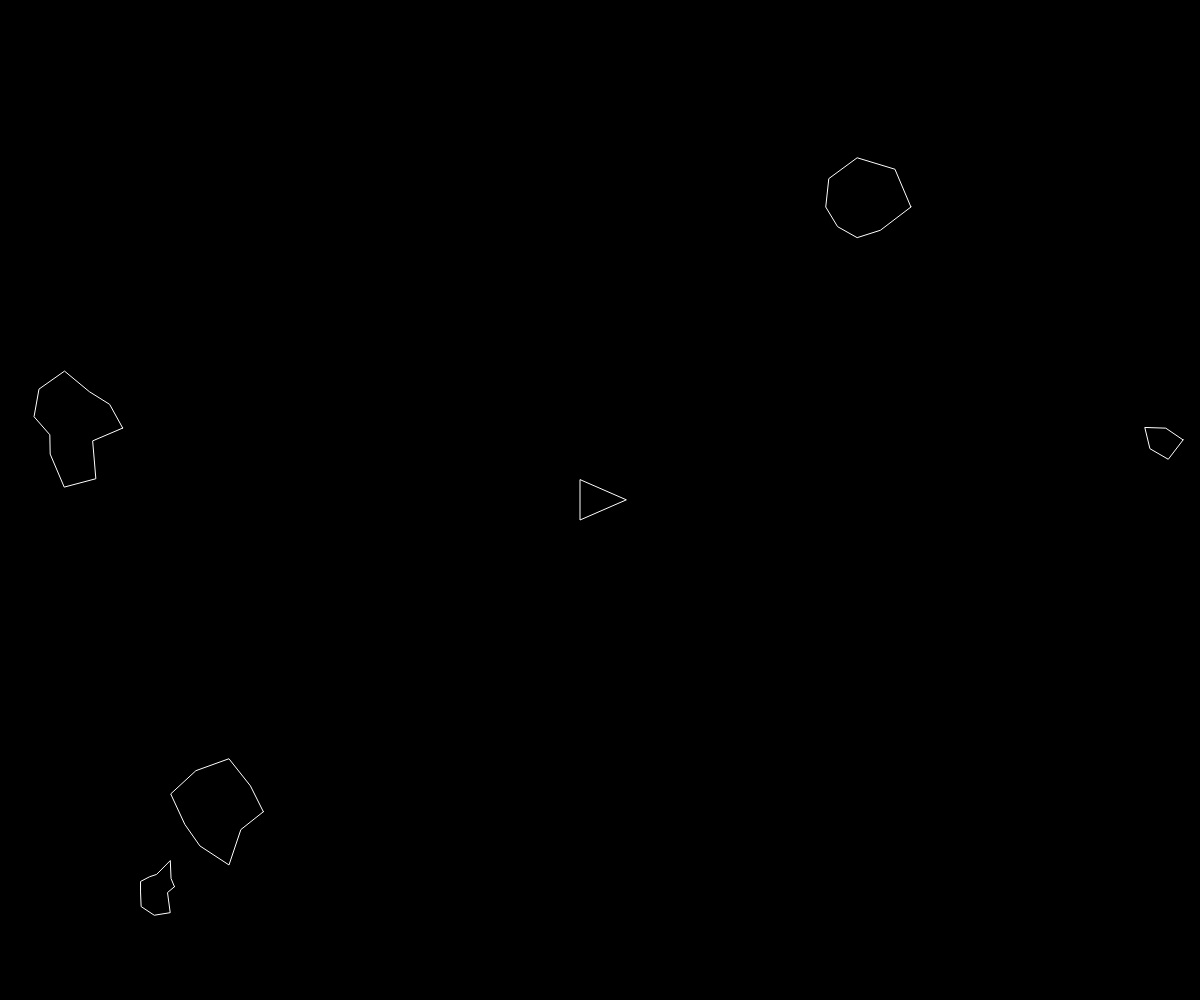
Frame 1 (no input)
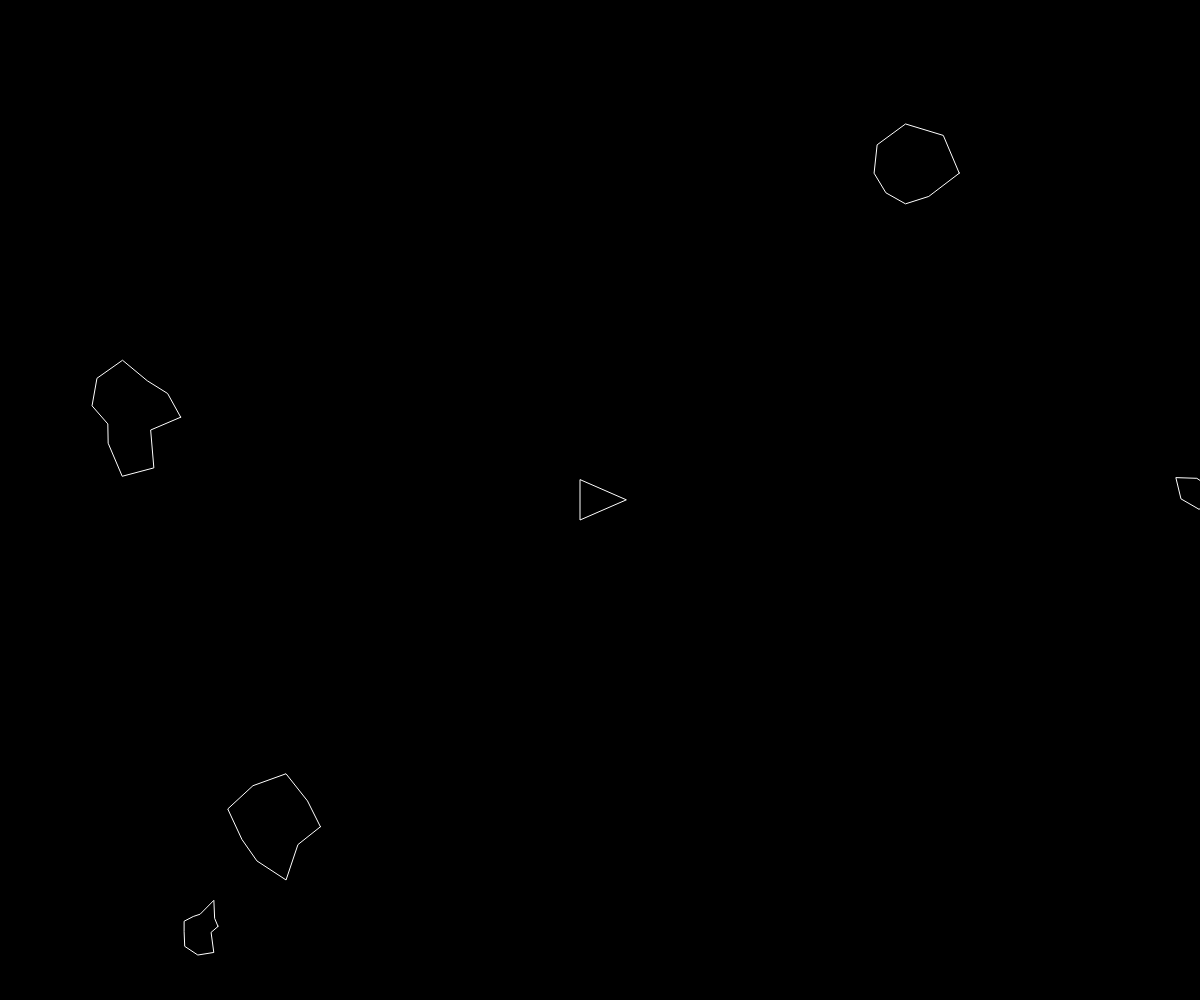
Frame 60 (no input)
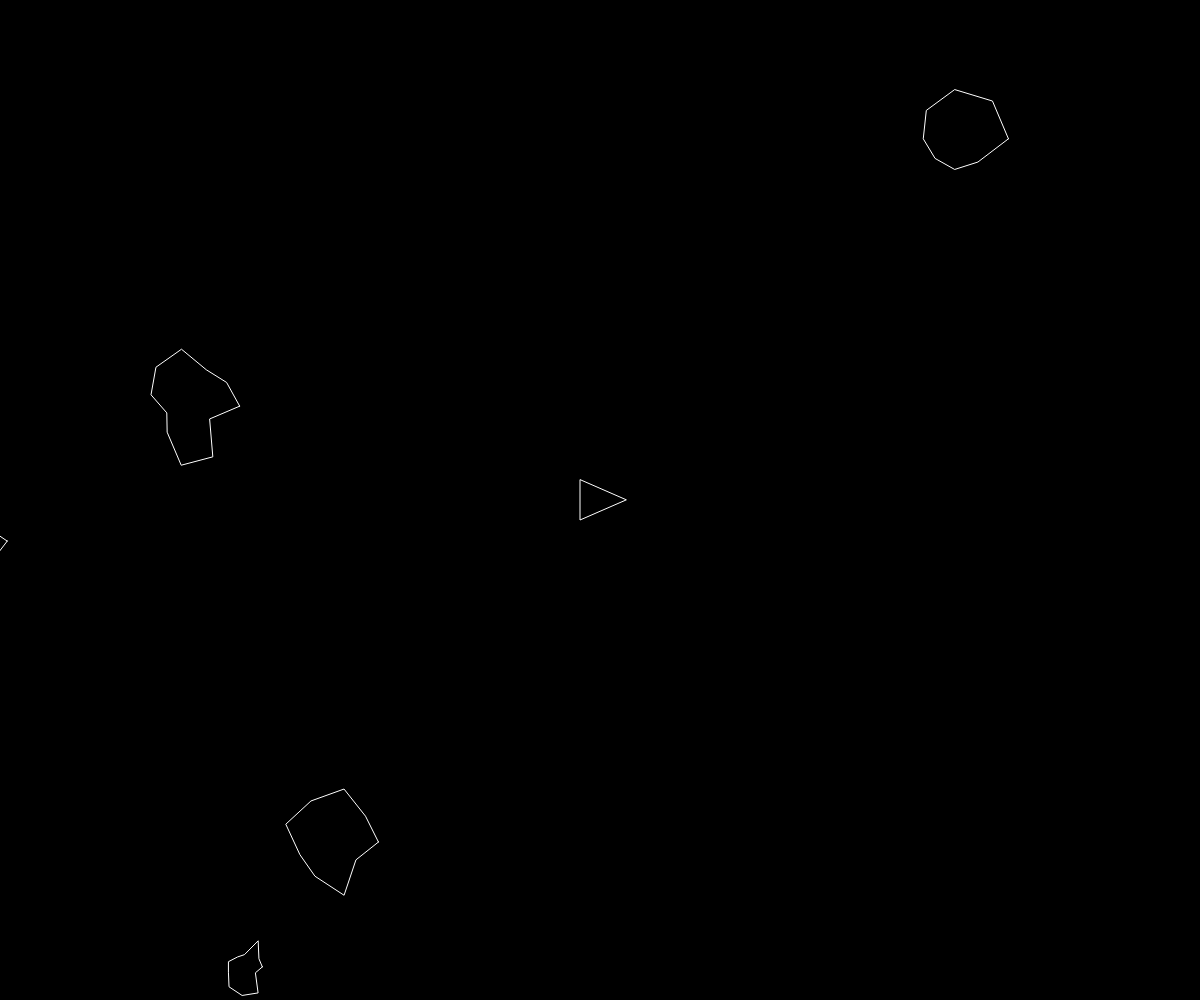
Frame 120 (the mouse pressed at the canvas centre since frame 60)

The p5.js sketch that drew these frames (run headless with seeded random() and noise() and a simulated clock; from frame 60 on, the mouse is pressed at the canvas centre):

// p5.js sketch
// ── sketch.js
var ship;
var asteroids = [];
var lasers = [];

function setup() {
  createCanvas(windowWidth, windowHeight);
  ship = new Ship;
  for (var i = 0; i < 5; i++) {
    asteroids.push(new Asteroid());
  }
}

function draw() {
  background(0);

  for (var i = 0; i < asteroids.length; i++) {
    if (ship.hits(asteroids[i])) {

      //end the game

      console.log('ship hit');
    }
    asteroids[i].render();
    asteroids[i].update();
    asteroids[i].edges();
  }
  for (var i = lasers.length - 1; i >= 0; i--) {
    lasers[i].render();
    lasers[i].update();
    for (var j = asteroids.length - 1; j >= 0; j--) {
      if (lasers[i].hits(asteroids[j])) {
        if (asteroids[j].r > 10) {
          var newAsteroids = asteroids[j].breakup();
          asteroids = asteroids.concat(newAsteroids);
        }
        asteroids.splice(j, 1);
        lasers.splice(i, 1);
        break;
      }
    }
    if (lasers[i].offscreen()) {
      lasers.splice(i, 1);
    }
  }
  
  console.log(lasers.length);
  ship.render();
  ship.turn();
  ship.update();
  ship.edges();
}

function keyReleased() {
  ship.setRotation(0);
  ship.boosting(false);
}

function keyPressed() {
  if (key == ' ') {
    lasers.push(new Laser(ship.pos, ship.heading));
  } else if (keyCode == RIGHT_ARROW) {
    ship.setRotation(0.1);
  } else if (keyCode == LEFT_ARROW) {
    ship.setRotation(-0.1);
  } else if (keyCode == UP_ARROW) {
    ship.boosting(true);
  }
}
// ── Ship.js
function Ship() {
  this.pos = createVector(width / 2, height / 2);
  this.r = 20;
  this.heading = 0;
  this.rotation = 0;
  this.vel = createVector(0, 0);
  this.isBoosting = false;

  this.boosting = function(b) {
    this.isBoosting = b;
  }

  this.update = function() {
    this.pos.add(this.vel);
    this.vel.mult(0.95);
    if (this.isBoosting) {
      this.boost();
    }
  }

  this.boost = function() {
    var force = p5.Vector.fromAngle(this.heading);
    force.mult(0.3);
    this.vel.add(force);
  }

  this.hits = function(asteroid) {
    var d = dist(this.pos.x, this.pos.y, asteroid.pos.x, asteroid.pos.y);
    if (d < this.r + asteroid.r){
      return true;
    } else {
      return false;
    }
  }
  this.render = function() {
    push();
    translate(this.pos.x, this.pos.y);
    rotate(this.heading + PI / 2);
    fill(0);
    stroke(255);
    triangle(-this.r, this.r, this.r, this.r, 0, -this.r * 1.3);
    pop();
  }

  this.edges = function() {
    if (this.pos.x >= width + this.r) {
      this.pos.x = -this.r;
    } else if (this.pos.x <= -this.r) {
      this.pos.x = width + this.r;
    }
    if (this.pos.y >= height + this.r) {
      this.pos.y = -this.r;
    } else if (this.pos.y <= -this.r) {
      this.pos.y = height + this.r;
    }
  }

  this.setRotation = function(a) {
    this.rotation = a;
  }

  this.turn = function(angle) {
    this.heading += this.rotation;
  }
}
// ── asteroid.js
function Asteroid(pos, r) {
  if (pos) {
    this.pos = pos.copy();
  } else {
    this.pos = createVector(random(width), random(height));
  }
  if (r) {
    this.r = r * 0.5;
  } else {
    this.r = random(15, 50);
  }

  this.vel = p5.Vector.random2D();
  this.total = floor(random(5, 15));
  this.offset = [];

  for (var i = 0; i < this.total; i++) {
    this.offset[i] = random(-this.r * 0.5, this.r * 0.5);
  }

  this.update = function() {
    this.pos.add(this.vel);
  }

  this.edges = function() {
    if (this.pos.x >= width + this.r) {
      this.pos.x = -this.r;
    } else if (this.pos.x <= -this.r) {
      this.pos.x = width + this.r;
    }
    if (this.pos.y >= height + this.r) {
      this.pos.y = -this.r;
    } else if (this.pos.y <= -this.r) {
      this.pos.y = height + this.r;
    }
  }
  this.render = function() {
    push();
    noFill();
    stroke(255);
    translate(this.pos.x, this.pos.y);
    beginShape();

    for (var i = 0; i < this.total; i++) {
      var angle = map(i, 0, this.total, 0, TWO_PI);
      var r = this.r + this.offset[i];
      var x = r * cos(angle);
      var y = r * sin(angle);
      vertex(x, y)
    }

    endShape(CLOSE);
    pop();
  }

  this.breakup = function() {
    var newA = [];
    newA[0] = new Asteroid(this.pos, this.r);
    newA[1] = new Asteroid(this.pos, this.r);
    return newA;
  }
}
// ── laser.js
function Laser(spos, angle) {
  this.pos = createVector(spos.x, spos.y);
  this.vel = p5.Vector.fromAngle(angle);
  this.vel.mult(10);

  this.update = function() {
    this.pos.add(this.vel);
  }

  this.render = function() {
    push();
    stroke(255);
    strokeWeight(4);
    point(this.pos.x, this.pos.y);
    pop();
  }

  this.hits = function(asteroid) {
    var d = dist(this.pos.x, this.pos.y, asteroid.pos.x, asteroid.pos.y);
    if (d < asteroid.r) {
      return true;
    } else {
      return false;
    }
  }

  this.offscreen = function() {
    if (this.pos.x > width || this.pos.x < 0) {
      return true;
    } 
    if (this.pos.y > height || this.pos.y < 0) {
      return true;
    } else {
    return false;
    }
  }
}
